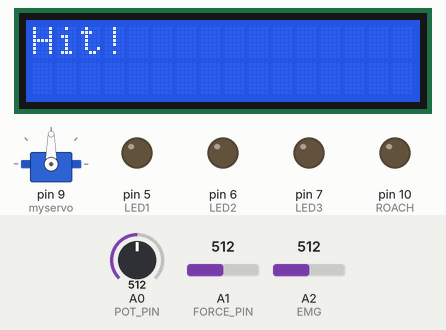
Simulated run of this sketch. Board: Arduino Uno, built with avr-gcc and run on an emulated ATmega328P. Shown: servo, 16×2 character LCD, output pins drawn as LEDs (lit = HIGH). Inputs (shaded band) come from the test bench; at power-on: A0 (POT_PIN) = 512, A1 (FORCE_PIN) = 512, A2 (EMG) = 512. What the sketch prints to the serial monitor is not drawn.

Above: at 1.2 s.
1.3 s: A0 (POT_PIN) set to 716
At 10.2 s:
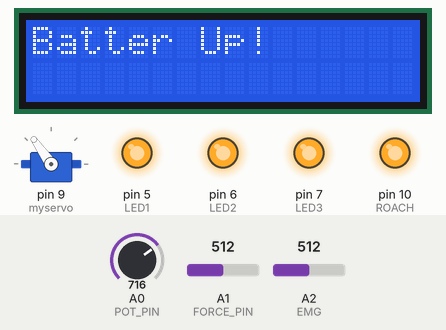
10.8 s: A0 (POT_PIN) set to 900
At 15.4 s:
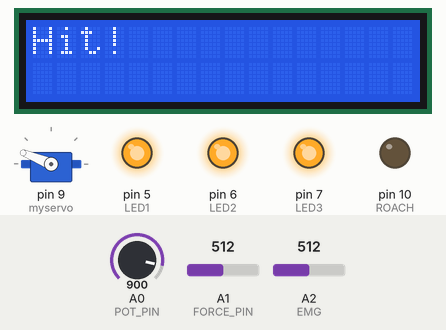
19.0 s: A0 (POT_PIN) set to 1023
At 21.3 s:
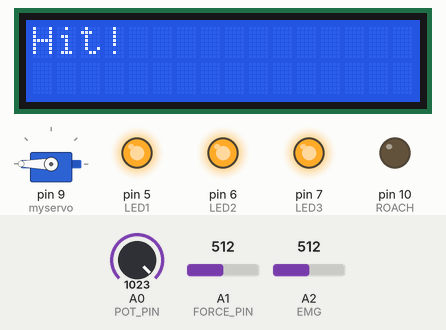
28.4 s: A1 (FORCE_PIN) set to 22
37.9 s: A1 (FORCE_PIN) set to 18
40.8 s: A0 (POT_PIN) set to 511
At 41.8 s:
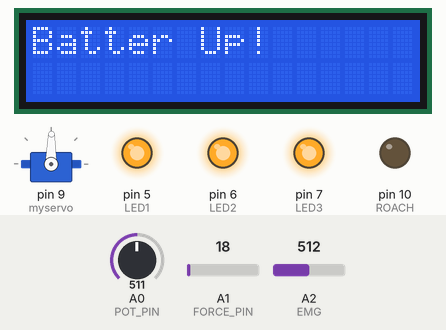
Timing chart, 0 to 43.3 s (numbered marks = the images above; inputs shaded):
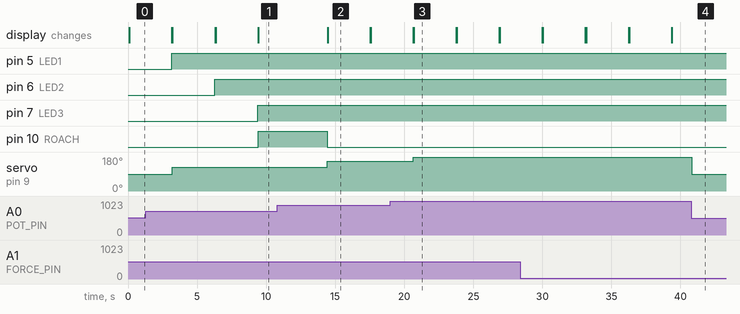

Measured:
- after the input at 1.3 s, servo on pin 9 (myservo): 90° → 125° after 1.9 s
- after the input at 10.8 s, servo on pin 9 (myservo): 125° → 158° after 3.6 s
- after the input at 19.0 s, servo on pin 9 (myservo): 158° → 180° after 1.7 s
- after the input at 40.8 s, servo on pin 9 (myservo): 180° → 89° at once
- what the display in image 2 shows lasts 3.0 s, from 14.5 s to 17.5 s

The sketch:

HCMI.ino
```cpp
// libraries
#include <Servo.h>
#include "Adafruit_LiquidCrystal.h"

// pin definitions
#define FORCE_PIN 1
#define POT_PIN 0
#define LED1 5
#define LED2 6
#define LED3 7
#define EMG 2
#define ROACH 10

// constructors
Servo myservo; // creates servo object
Adafruit_LiquidCrystal lcd(0);

// variable declarations
int force_digi;
float force_volt;
int motor_duty;
int emg_digi;
float weakThresh = 20;
float strongThresh = 40;

// game state variables
int batterPoints = 0;
int strikeCount = 0;
int reactionTimePenalty = 500; // penalty time for weak flex (ms)
unsigned long reactionStartTime = 0; // start time for measuring reaction
bool isHit = false; // tracks if the force sensor was hit
bool isFlexDetected = false; // tracks if a flex was detected
bool flag_gameActive = false; // flag for game state
int flex_magnitude = 0;

// function declarations
void handleStrongFlex();
void handleStrike();

// setup code
void setup() {
  Serial.begin(9600);
  myservo.attach(9); // pin 9 for PWM on servo

  // lcd setup
  lcd.begin(16, 2); // specify LCD dimensions
  lcd.clear();
  lcd.setCursor(0,0);
  lcd.setBacklight(HIGH);
  lcd.print("Batter Up!");

  // led setup
  pinMode(LED1, OUTPUT);
  pinMode(LED2, OUTPUT);
  pinMode(LED3, OUTPUT);
  digitalWrite(LED1, LOW);
  digitalWrite(LED2, LOW);
  digitalWrite(LED3, LOW);

  // roach setup
  pinMode(ROACH, OUTPUT);
}

// loop code
void loop() {
  // Read force sensor
  force_digi = analogRead(FORCE_PIN);
  force_volt = force_digi * (5.0 / 1023.0);

  // Servo & potentiometer control
  motor_duty = analogRead(POT_PIN);
  motor_duty = map(motor_duty, 0, 1023, 0, 180);
  myservo.write(motor_duty);
  delay(20);

  // EMG read-in
  emg_digi = analogRead(EMG);

  // STARTING GAME LOGIC
  if (force_volt >= 0.1) {
    isHit = true;
    flag_gameActive = true;
    reactionStartTime = millis();
    lcd.clear();
    lcd.setCursor(0, 0);
    lcd.print("Hit!");
    flex_magnitude = 0;
  }

  // Game active: monitor for flex or timeout
  while (flag_gameActive) {
    unsigned long currentTime = millis();
    isFlexDetected = false;

    // Continuously read EMG data
    emg_digi = analogRead(EMG);

    if (emg_digi >= strongThresh) {
      isFlexDetected = true;
      flex_magnitude = 2;
      // handleStrongFlex();
      Serial.println("flex detected (strong)");
    }
    else if ((emg_digi >= weakThresh) && (emg_digi < strongThresh)) {
      isFlexDetected = true;
      if ((currentTime-reactionStartTime)<2000){
        if (flex_magnitude == 0){
          flex_magnitude = 1;
        }
      }
      // handleStrike();
      Serial.println("flex detected (weak)");
      // flag_gameActive = false;  // Exit game state
    }

    // If max reaction time elapsed and no flex detected
    if ((currentTime - reactionStartTime) > 3000) {
      handleStrike();
      lcd.clear();
      lcd.setCursor(0, 0);
      lcd.print("Batter Up!");
      flag_gameActive = false;
      if (flex_magnitude == 2){
        handleStrongFlex();
      }
      else if (flex_magnitude == 1){
        handleStrongFlex();
      }
      else{
        handleStrike();
      }
    }
  }

  delay(10);  // Short delay for loop timing
}

// Handles a strong flex
void handleStrongFlex() {
  if (digitalRead(LED1) == HIGH) {
    if (digitalRead(LED2) == HIGH) {
      if (digitalRead(LED3) == HIGH) {
        batterPoints++;  // Batter scores a point
        Serial.println("strong flex: batter scores one point");
      } else {
        digitalWrite(LED3, HIGH);  // Move to base 3
        Serial.println("strong flex: batter moved up to base 3");
        digitalWrite(ROACH, HIGH);
        delay(5000);
        digitalWrite(ROACH, LOW);
      }
    } else {
      digitalWrite(LED2, HIGH);  // Move to base 2
      Serial.println("strong flex: batter moved up to base 2");
    }
  } else {
    digitalWrite(LED1, HIGH);  // Move to base 1
    Serial.println("strong flex: batter moved up to base 1");
  }
}

// Handles a strike
void handleStrike() {
  strikeCount++;
  Serial.println("strike");
}
```
